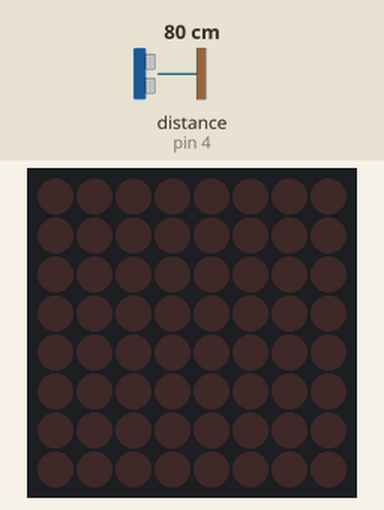
Recording of a sketch running on a simulated Arduino Uno, built with avr-gcc and run on an emulated ATmega328P. Shown: 8×8 LED matrix. Wiring (inferred from the names in the program): ultrasonic range finder: trigger pin 3; echo pin 4. The inputs (shaded band) are chosen by the test bench; at power-on: distance to the obstacle (sensor on pin 4) 80 cm. The echo pulse lasts 58.3 µs per cm.

Above: at 1.2 s.
1.3 s: distance to the obstacle (sensor on pin 4) set to 5 cm
At 2.0 s:
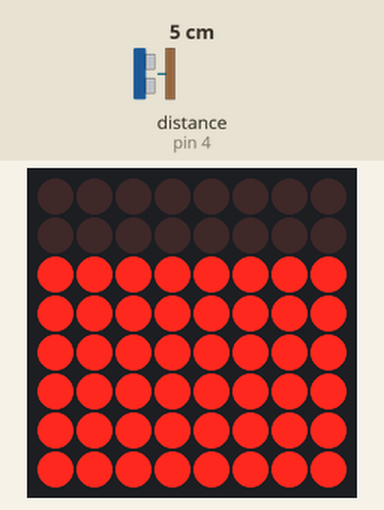
2.9 s: distance to the obstacle (sensor on pin 4) set to 4 cm
At 2.97 s:
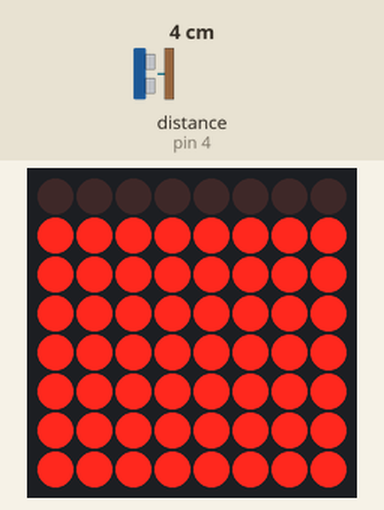
5.9 s: distance to the obstacle (sensor on pin 4) set to 9 cm
At 7.1 s:
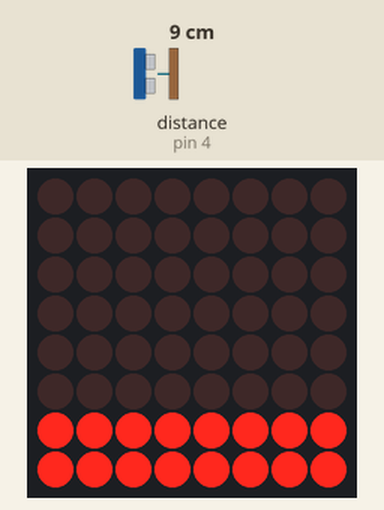
7.4 s: distance to the obstacle (sensor on pin 4) set to 18 cm
At 7.7 s:
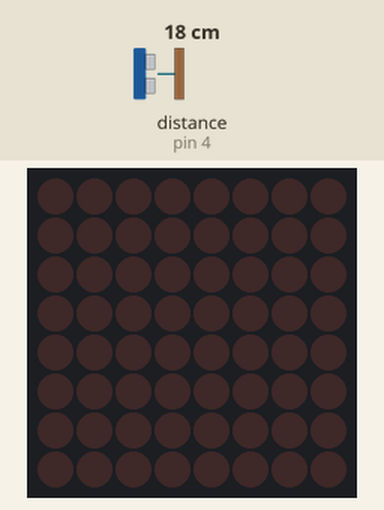
8.9 s: distance to the obstacle (sensor on pin 4) set to 8 cm
At 9.7 s:
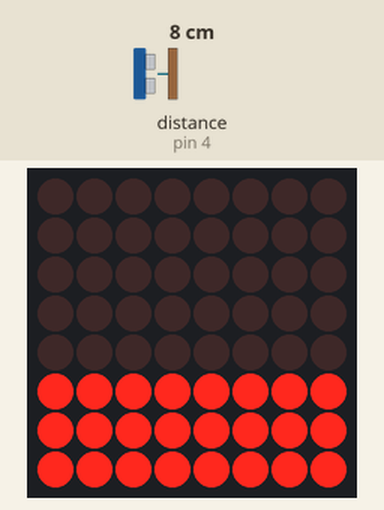
10.4 s: distance to the obstacle (sensor on pin 4) set to 35 cm
At 11.6 s:
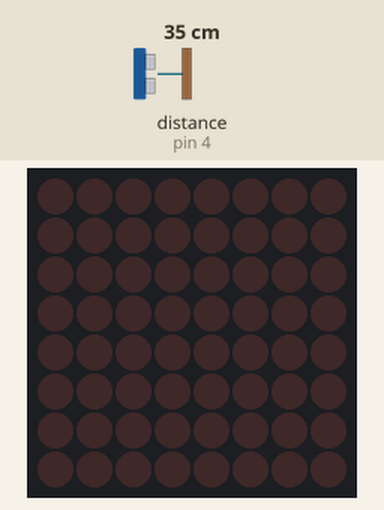
Timing chart, 0 to 12.9 s (numbered marks = the images above; inputs shaded):
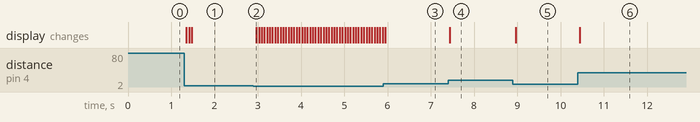

The sketch:

Matriz_LED_ultrasonic_module_HC-SR04.ino
```cpp
#include "LedControl.h" //  need the library
LedControl lc=LedControl(0,1,2,1); // LedControl(DIN,CLK,CS,n);
const int trigPin = 3;
const int echoPin = 4;
int NumberDots = 0;
// Arduino pin 12 is connected to DIN (MAX7219 pin 1)
// Arduino pin 11 is connected to CLK (MAX7219 pin 13)
// Arduino pin 10 is connected to CS  (MAX7219 pin 12)
// 1 as we are only using 1 MAX7219

void setup()
{
  // the zero refers to the MAX7219 number, it is zero for 1 chip
  lc.shutdown(0,false);       // turn off power saving, enables display
  lc.setIntensity(0,3);       // sets brightness (0~15 possible values)
  lc.clearDisplay(0);         // clear screen

  pinMode(trigPin, OUTPUT);
  pinMode(echoPin, INPUT);
  digitalWrite(trigPin, LOW);
}

void loop()
{
  long duration, inches, cm;
  digitalWrite(trigPin, HIGH);
  delayMicroseconds(10);
  digitalWrite(trigPin, LOW);
  duration = pulseIn(echoPin, HIGH);  // Lenght in microseconds
  cm = microsecondsToCentimeters(duration);

  if (cm < 11)
  {
    if (cm > 1)
    {
      NumberDots = map(cm, 1, 10, 0, 8);
      for (int i=8; i>=NumberDots; i--)
      {
        int col = i;
        int row = 0;
        lc.setLed(0,col,row,true);    // addr,row,col,state (false=off)
        for (int i=0; i<=8; i++)
        {
          int row = i;
          lc.setLed(0,col,row,true);  // turns off LED at col, row
        }
      }
    }

    NumberDots = map(cm, 1, 10, 0, 8);
    for (int i=0; i<NumberDots; i++)
    {
      int col = i;
      int row = 0;
      lc.setLed(0,col,row,false);    // addr,row,col,state (true=on)
      for (int i=0; i<8; i++)
      {
        int row = i;
        lc.setLed(0,col,row,false);  // turns on LED at col, row
      }
    }
  }

  if (cm >= 11)
  {
    lc.clearDisplay(0);
  }
  delay(50);   // Wait 50ms until next measure (minimun time recommended!)
}

// Calcula la distancia en cm
long microsecondsToCentimeters(long microseconds)
{
  return microseconds /58;
}
```

Measured:
- after the input at 1.3 s, the display: changes after 0.05 s (image 1)
- after the input at 2.9 s, the display: changes after 0.07 s (image 2)
- after the input at 5.9 s, the display: changes after 0.05 s (image 3)
- after the input at 7.4 s, the display: changes at once (image 4)
- after the input at 8.9 s, the display: changes after 0.06 s (image 5)
- after the input at 10.4 s, the display: changes after 0.05 s (image 6)
